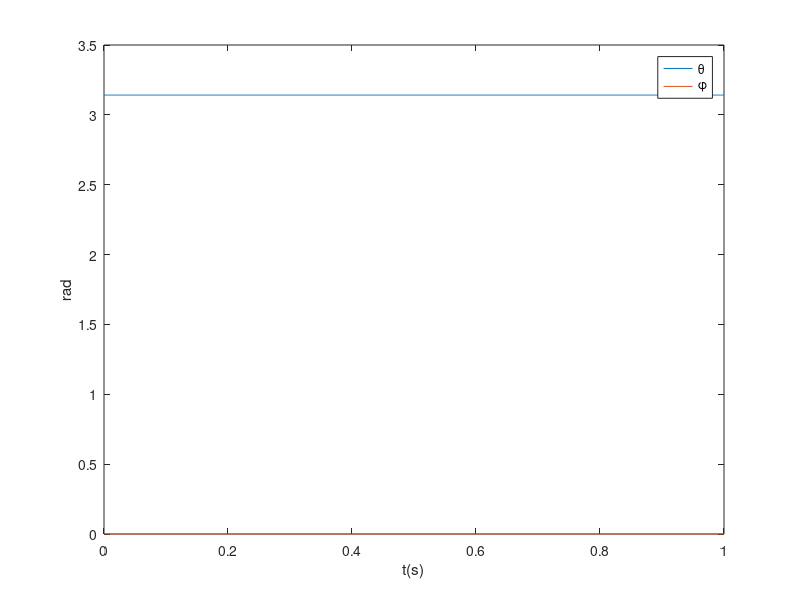

Here is the MATLAB script that generated this plot:
clear; clf; clc
% Parameters
% Initial conditions
t0 = 0;
tend = 1;
theta0 = pi;
thetadot0 = 0;
phi0 = 0;
phidot0 = 2;
% Mass
m = 1;
% Gravitational acceleration
g = 9.8;
% Pendulum length
l = 1;
% Error tolerance
tol = 1e-3;
maxiter = 100;

k = g/l;
% It can be shown L/ml^2 = sin^2(theta)phidot = const.
c = sin(theta0)^2*phidot0;

% Equilibrium condition, stable or unstable
if (theta0 < tol || pi-theta0 < tol) && abs(thetadot0) < tol
    ftheta = @(t) theta0*ones(length(t),1);
    fphi = @(t) zeros(length(t),1);
% Initial velocity in phi = 0 => simple pendulum, motion on a plane
elseif abs(phidot0) < tol
    fphi = @(t) phi0*ones(length(t),1);
    % Position and velocity in theta
    thetadot = @(t,theta) [theta(2);k*sin(theta(1))];
    [t,theta] = ode45(thetadot,[t0 tend],[theta0;thetadot0]);
% General problem
else
    % Kinetic energy
    T = @(thetadot) 1/2*m*(l*thetadot).^2;
    % Effective potential
    U = @(theta) m*l^2*(c^2./(2*sin(theta).^2)+k*cos(theta));
    % Mechanical energy
    E = T(thetadot0)+U(theta0);
    % Slope of U
    Uprime = @(theta) -c^2*cos(theta)./sin(theta).^3-k*sin(theta);
    % Find U'(theta) = 0 => minimum 
    eqtheta = bisec(Uprime,pi/2,pi-tol,tol,maxiter);
    % Stable equilibrium in theta
    if abs(eqtheta-theta0) < tol && abs(thetadot0) < tol
        ftheta = @(t) eqtheta;
    else
        % Find points at which U = E (turning points)
        f = @(theta) U(theta)-E;
        % Find 2 roots of f using the bisection method
        mintheta = bisec(f,tol,eqtheta,tol,maxiter);
        maxtheta = bisec(f,eqtheta,pi-tol,tol,maxiter);
        % Which turning point are we moving towards?
        % Positive velocity
        if thetadot0 > 0
            sign = 1;
            % Negative velocity
        elseif thetadot0 < 0
            sign = -1;
            % Located at left turning point
        elseif abs(theta0-mintheta) < abs(theta0-maxtheta)
            sign = 1;
            % Located at right turning point
        else
            sign = -1;
        end
        % Motion of theta
        [t,theta] = boundedpotential(t0,theta0,sign,m,U,E,[mintheta,maxtheta],tol);
        % Approximating theta(t)'s Fourier series
        ftheta = fseries(t,theta,4);
    end
    dphidt = @(t,phi) c./sin(ftheta(t)).^2;
    [t,phi] = ode45(dphidt, [t0 tend], phi0,odeset('AbsTol',tol));
    % Fitting phi to polynomial
    pphi = @(time) polyval(polyfit(t,phi,5),time);
    fphi = @(t) mod(pphi(t),2*pi);
end

% Plotting
t = t0:tol:tend;
plot(t,ftheta(t),t,fphi(t))
xlabel('t(s)')
ylabel('rad')
legend('\theta', '\phi')